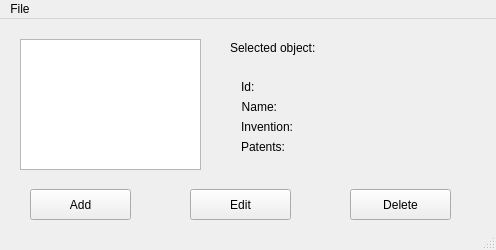
<?xml version="1.0" encoding="UTF-8"?>
<ui version="4.0">
 <class>MainWindow</class>
 <widget class="QMainWindow" name="MainWindow">
  <property name="geometry">
   <rect>
    <x>0</x>
    <y>0</y>
    <width>496</width>
    <height>250</height>
   </rect>
  </property>
  <property name="windowTitle">
   <string>MainWindow</string>
  </property>
  <widget class="QWidget" name="centralWidget">
   <widget class="QPushButton" name="pushButton">
    <property name="geometry">
     <rect>
      <x>30</x>
      <y>170</y>
      <width>101</width>
      <height>31</height>
     </rect>
    </property>
    <property name="text">
     <string>Add</string>
    </property>
   </widget>
   <widget class="QListWidget" name="listWidget">
    <property name="geometry">
     <rect>
      <x>20</x>
      <y>20</y>
      <width>181</width>
      <height>131</height>
     </rect>
    </property>
    <property name="selectionMode">
     <enum>QAbstractItemView::SingleSelection</enum>
    </property>
   </widget>
   <widget class="QPushButton" name="pushButton_2">
    <property name="geometry">
     <rect>
      <x>350</x>
      <y>170</y>
      <width>101</width>
      <height>31</height>
     </rect>
    </property>
    <property name="text">
     <string>Delete</string>
    </property>
   </widget>
   <widget class="QPushButton" name="pushButton_3">
    <property name="geometry">
     <rect>
      <x>190</x>
      <y>170</y>
      <width>101</width>
      <height>31</height>
     </rect>
    </property>
    <property name="text">
     <string>Edit</string>
    </property>
   </widget>
   <widget class="QWidget" name="formLayoutWidget">
    <property name="geometry">
     <rect>
      <x>230</x>
      <y>50</y>
      <width>241</width>
      <height>101</height>
     </rect>
    </property>
    <layout class="QFormLayout" name="formLayout">
     <item row="1" column="0">
      <widget class="QLabel" name="label">
       <property name="text">
        <string>Name:</string>
       </property>
       <property name="alignment">
        <set>Qt::AlignRight|Qt::AlignTrailing|Qt::AlignVCenter</set>
       </property>
      </widget>
     </item>
     <item row="1" column="1">
      <widget class="QLabel" name="label_2">
       <property name="text">
        <string/>
       </property>
      </widget>
     </item>
     <item row="2" column="0">
      <widget class="QLabel" name="label_3">
       <property name="text">
        <string>Invention:</string>
       </property>
       <property name="alignment">
        <set>Qt::AlignRight|Qt::AlignTrailing|Qt::AlignVCenter</set>
       </property>
      </widget>
     </item>
     <item row="2" column="1">
      <widget class="QLabel" name="label_4">
       <property name="text">
        <string/>
       </property>
      </widget>
     </item>
     <item row="3" column="1">
      <widget class="QLabel" name="label_6">
       <property name="text">
        <string/>
       </property>
      </widget>
     </item>
     <item row="3" column="0">
      <widget class="QLabel" name="label_5">
       <property name="text">
        <string>Patents:</string>
       </property>
       <property name="alignment">
        <set>Qt::AlignRight|Qt::AlignTrailing|Qt::AlignVCenter</set>
       </property>
      </widget>
     </item>
     <item row="0" column="0">
      <widget class="QLabel" name="label_7">
       <property name="text">
        <string>Id:</string>
       </property>
      </widget>
     </item>
     <item row="0" column="1">
      <widget class="QLabel" name="label_8">
       <property name="text">
        <string/>
       </property>
      </widget>
     </item>
    </layout>
   </widget>
   <widget class="QLabel" name="label_9">
    <property name="geometry">
     <rect>
      <x>230</x>
      <y>20</y>
      <width>231</width>
      <height>17</height>
     </rect>
    </property>
    <property name="text">
     <string>Selected object:</string>
    </property>
   </widget>
  </widget>
  <widget class="QMenuBar" name="menuBar">
   <property name="geometry">
    <rect>
     <x>0</x>
     <y>0</y>
     <width>496</width>
     <height>22</height>
    </rect>
   </property>
   <widget class="QMenu" name="menuFile">
    <property name="title">
     <string>File</string>
    </property>
    <addaction name="separator"/>
    <addaction name="actionNew_storage"/>
    <addaction name="actionOpen_storage"/>
   </widget>
   <addaction name="menuFile"/>
  </widget>
  <widget class="QStatusBar" name="statusBar"/>
  <action name="actionOpen_storage">
   <property name="text">
    <string>Open storage...</string>
   </property>
   <property name="shortcut">
    <string>Ctrl+O</string>
   </property>
  </action>
  <action name="actionNew_storage">
   <property name="text">
    <string>New storage...</string>
   </property>
   <property name="shortcut">
    <string>Ctrl+N</string>
   </property>
  </action>
 </widget>
 <layoutdefault spacing="6" margin="11"/>
 <resources/>
 <connections/>
</ui>
